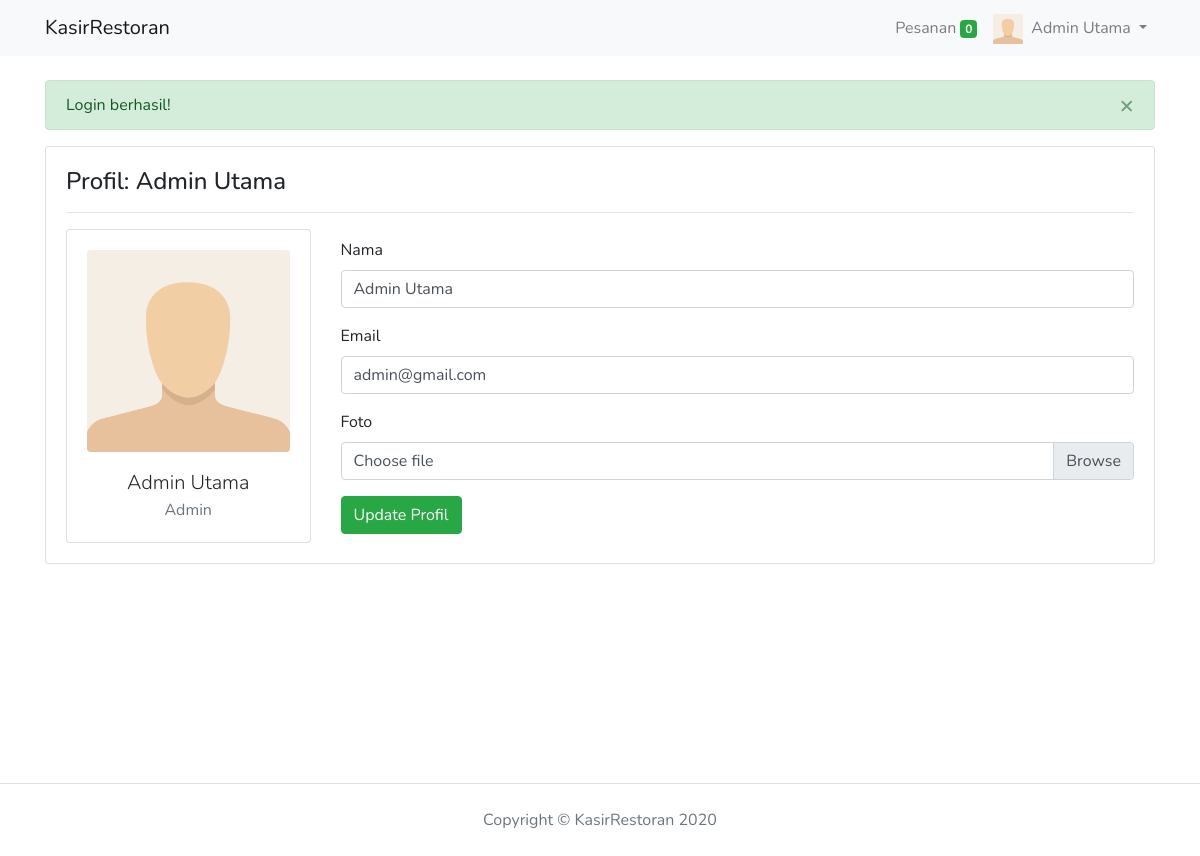
Screenshot of /edit-profil.php (signed in) with the database file from the repository.
### tables this page shows
CREATE TABLE `pengguna` (
  `id` int(11) NOT NULL,
  `nama` varchar(128) NOT NULL,
  `email` varchar(128) NOT NULL,
  `password` varchar(255) NOT NULL,
  `foto` varchar(255) NOT NULL DEFAULT 'default.svg',
  `level_id` int(11) NOT NULL DEFAULT 3
);

CREATE TABLE `level` (
  `id` int(11) NOT NULL,
  `nama` varchar(20) NOT NULL,
  `tgl_dibuat` timestamp NOT NULL DEFAULT current_timestamp()
);

### queries/edit-profil.php (called while the page is built, shortened)
<?php
$id = $_SESSION['pengguna_id'];
$result = mysqli_query($conn, "SELECT pengguna.*, level.nama nama_level FROM pengguna JOIN level ON pengguna.level_id = level.id WHERE pengguna.id = $id");
$row = mysqli_fetch_assoc($result);
$nama 	= $nama_err 	= "";
$email 	= $email_err 	= "";

### edit-profil.php (the view, shortened to what this page needs)
<?php require 'core.php'; ?>
<?php require ROOT_PATH . 'queries/edit-profil.php'; ?>
<?php include ROOT_PATH . 'includes/header.php'; ?>
<?php include ROOT_PATH . 'includes/navbar.php'; ?>
<div id="wrapper">
  <div class="pb-5" id="body">
    <div class="container py-4">
      <div class="card card-body">
        <div class="row">
          <div class="col">
            <h4>Profil: <?= $row['nama'] ?></h4>
            <hr>
          </div>
        </div>
        <div class="row">
          <div class="col-md-3 text-center">
            <div class="card card-body">
              <img src="<?= base_url('uploads/' . $row['foto']) ?>" class="img-fluid rounded mb-3">
              <p class="lead mb-0"><?= $row['nama'] ?></p>
              <p class="text-muted mb-0"><?= $row['nama_level'] ?></p>
            </div>
          </div>
          <div class="col-md-9 d-flex align-content-center flex-wrap">
            <form method="POST" action="" enctype="multipart/form-data" class="w-100">
              <div class="form-group">
                <label for="nama">Nama</label>
                <input type="text" class="form-control <?= $nama_err ? 'is-invalid' : '' ?>" id="nama" name="nama" value="<?= $row['nama'] ?? $nama ?>">
              </div>
              <div class="form-group">
                <label for="email">Email</label>
                <input type="text" class="form-control <?= $email_err ? 'is-invalid' : '' ?>" id="email" name="email" value="<?= $row['email'] ?? $email ?>">
              </div>
              <div class="form-group">
                <label for="foto">Foto</label>
                <div class="custom-file">
                  <label class="custom-file-label" for="foto">Choose file</label>
                </div>
              </div>
              <button type="submit" class="btn btn-success">Update Profil</button>
            </form>
          </div>
        </div>
      </div>
    </div>
  </div>
  <div class="section border-top py-4" id="footer">
    <div class="container">
      <p class="mb-0 text-center text-muted">Copyright © <?= SITE_NAME ?> 2020</p>
    </div>
  </div>
</div>
<?php include ROOT_PATH . 'includes/footer.php'; ?>

### assets/css/style.css (style rules this page uses)
html, body { height: 100%; font-family: 'Nunito', sans-serif; scroll-behavior: smooth; }
#wrapper { position: relative; min-height: 100%; }
#footer { position: absolute; bottom: 0; width: 100%; }

### rows the page displays
pengguna: nama "Admin Utama", foto (placeholder picture), level.nama "Admin", email "admin@gmail.com"

### other values shown
SITE_NAME "KasirRestoran"
total_pesanan() "0"
$_SESSION['pengguna_nama'] "Admin Utama"
$_SESSION[$name] "Login berhasil!"
